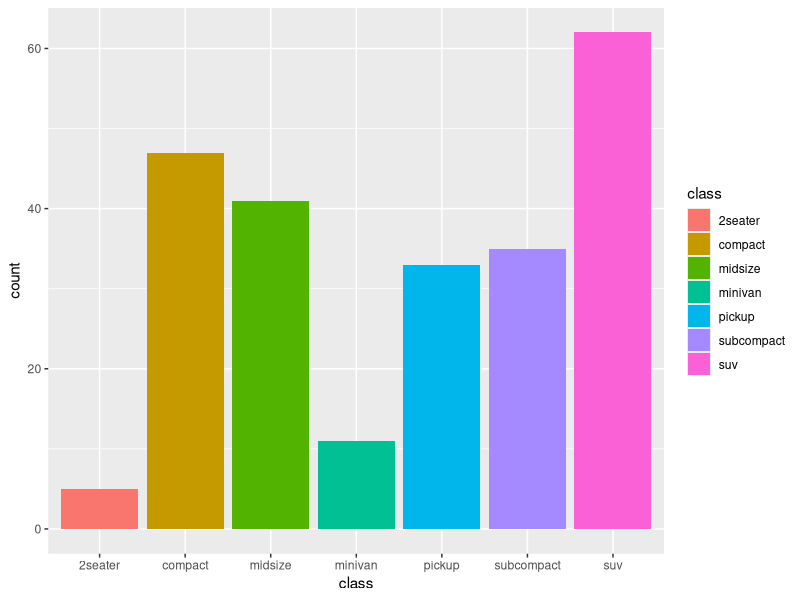
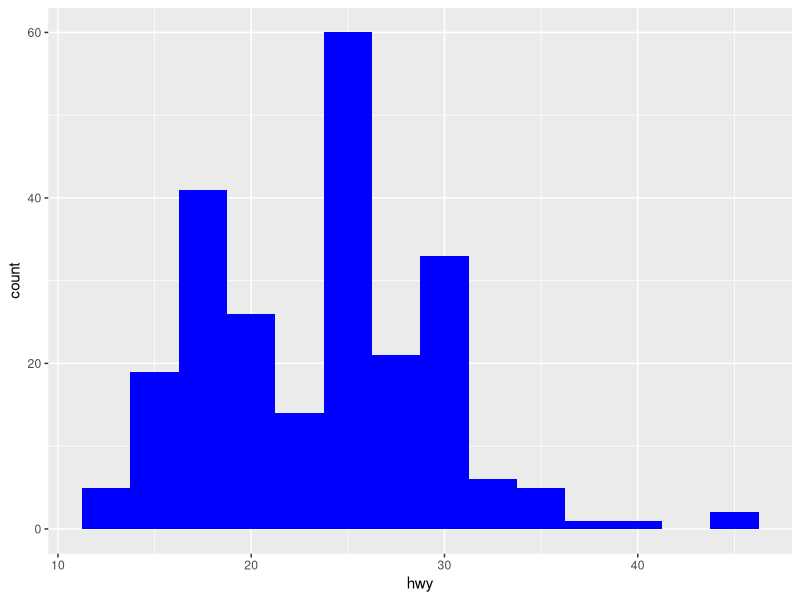
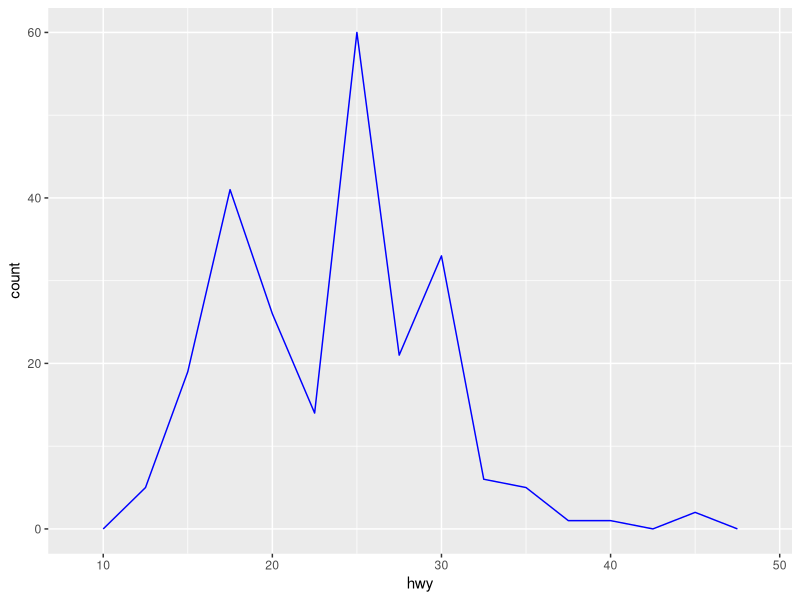
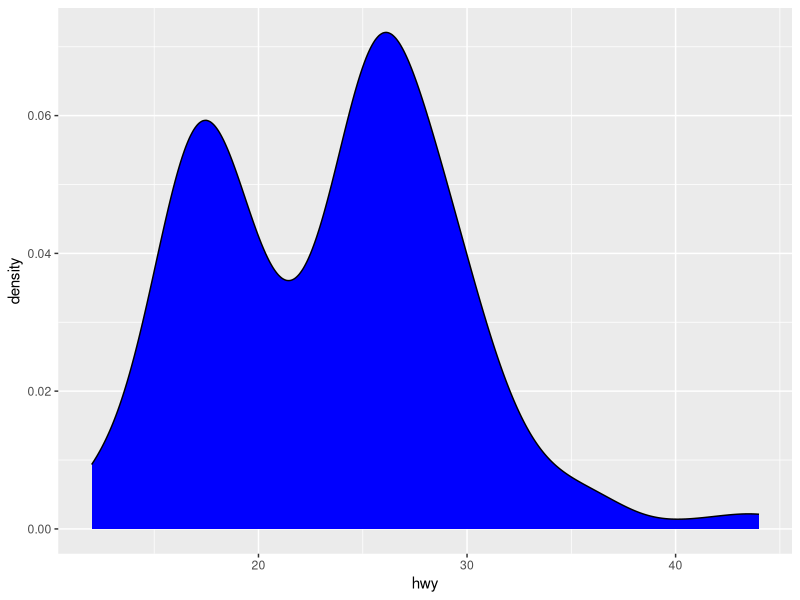
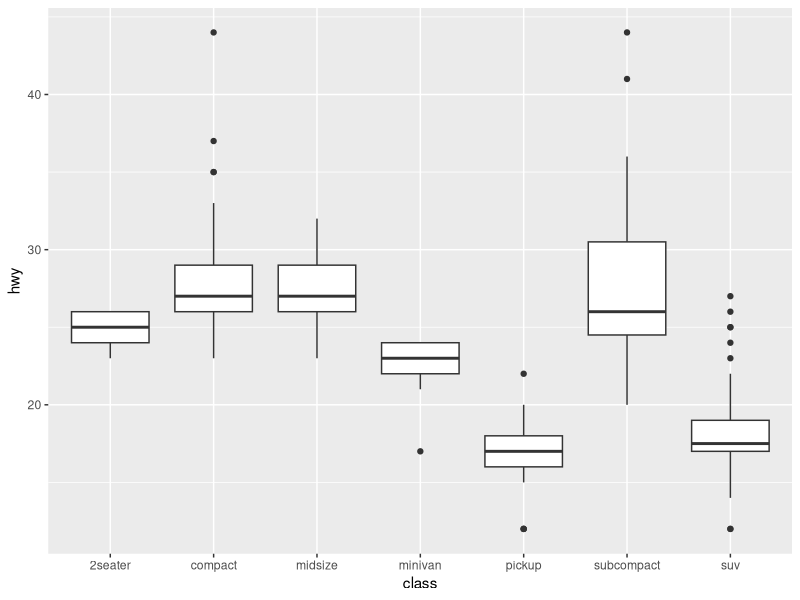
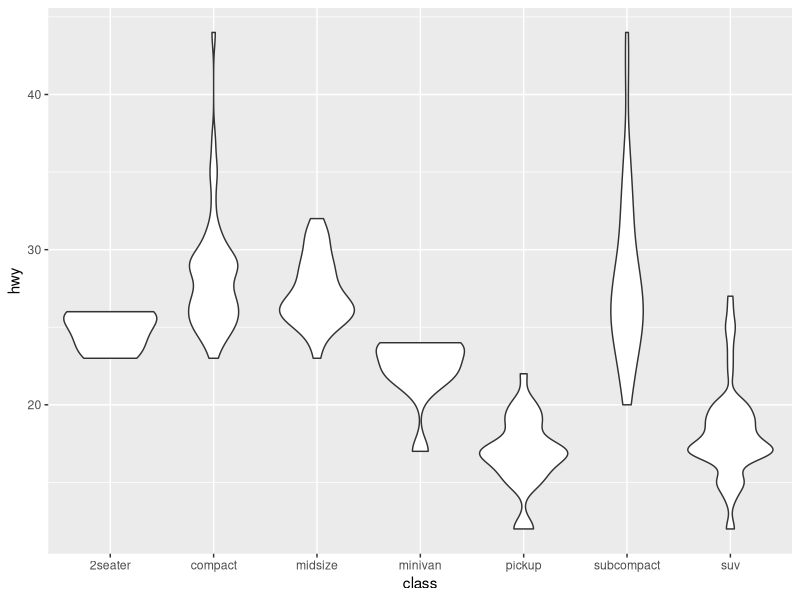
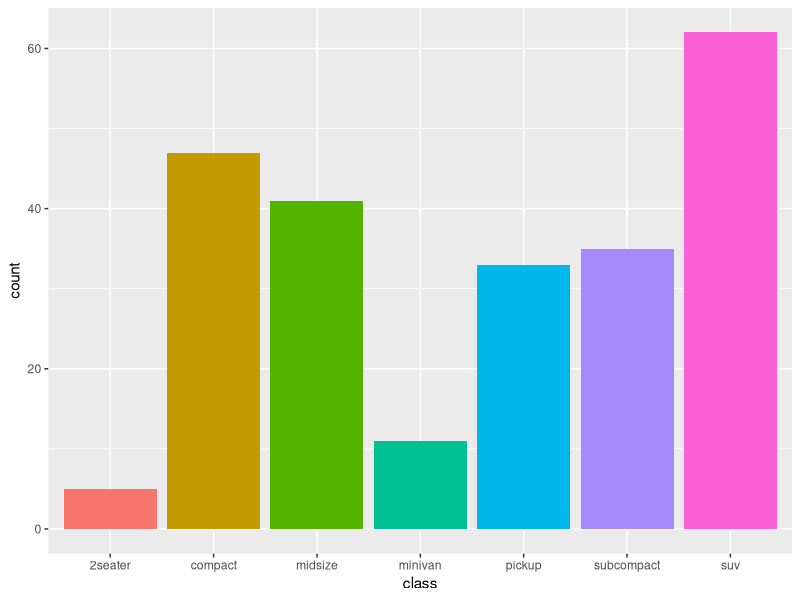
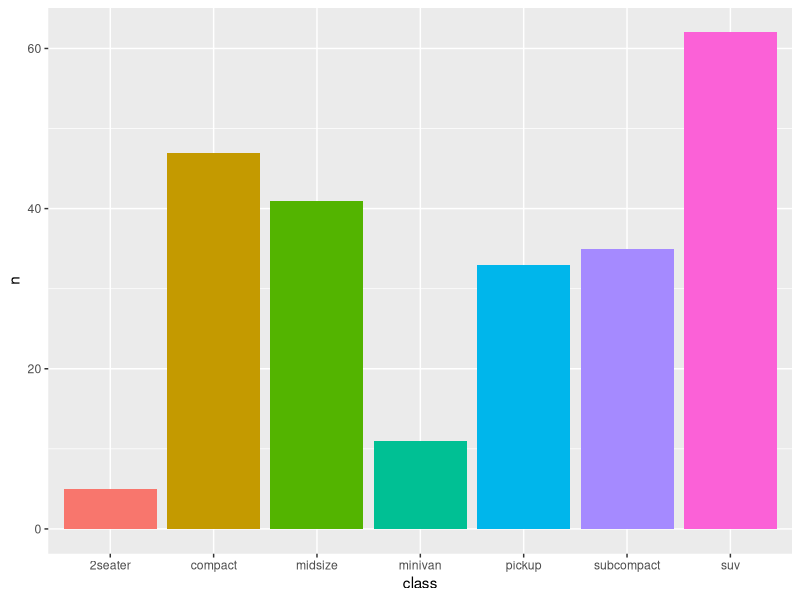

R code for these plots, in order:
## ---- chunk 1
knitr::opts_chunk$set(
	echo = TRUE,
	message = FALSE,
	warning = FALSE
)
library(tidyverse)
## ---- chunk 2
ggplot(data = mpg, mapping = aes(x = class, fill = class)) +
  geom_bar()
## ---- chunk 3
ggplot(data = mpg, mapping = aes(x = hwy)) +
  geom_histogram(fill = "blue", binwidth = 2.5)
## ---- chunk 4
ggplot(data = mpg, mapping = aes(x = hwy)) +
  geom_freqpoly(color = "blue", binwidth = 2.5)
## ---- chunk 5
ggplot(data = mpg, mapping = aes(x = hwy)) +
  geom_density(fill = "blue")
## ---- chunk 6
ggplot(data = mpg, mapping = aes(x = class, y = hwy)) +
  geom_boxplot()
## ---- chunk 7
ggplot(data = mpg, mapping = aes(x = class, y = hwy)) +
  geom_violin()
## ---- chunk 8
ggplot(data = mpg, mapping = aes(x = class, fill = class)) +
  geom_bar(show.legend = FALSE)
## ---- chunk 9
class_count <- mpg %>% 
  count(class)
print(class_count)
ggplot(data = class_count, mapping = aes(x = class, y = n, fill = class)) +
  geom_col(show.legend = FALSE)
## ---- chunk 10
ggplot(data = mpg, mapping = aes(x = displ, y = hwy)) +
  geom_point() +
  geom_smooth()
## ---- chunk 11
ggplot(data = mpg, mapping = aes(x = displ, y = hwy)) +
  geom_point() +
  geom_smooth(method = "lm")
## ---- chunk 12
ggplot(data = diamonds, mapping = aes(x = cut, color = cut)) +
  geom_bar(show.legend = FALSE, size = 3)
## ---- chunk 13
ggplot(data = diamonds, mapping = aes(x = cut, fill = cut)) +
  geom_bar(show.legend = FALSE)
## ---- chunk 14
ggplot(data = diamonds, mapping = aes(x = cut, fill = clarity)) +
  geom_bar()
## ---- chunk 15
ggplot(data = diamonds, mapping = aes(x = cut, fill = clarity)) +
  geom_bar(alpha = 1/5, position = "identity")
## ---- chunk 16
ggplot(data = diamonds, mapping = aes(x = cut, fill = clarity)) +
  geom_bar(position = "fill")
## ---- chunk 17
ggplot(data = diamonds, mapping = aes(x = cut, fill = clarity)) +
  geom_bar(position = "dodge")
## ---- chunk 18
ggplot(data = mpg, mapping = aes(x = displ, y = hwy)) +
  geom_point() 
## ---- chunk 19
ggplot(data = mpg, mapping = aes(x = displ, y = hwy)) +
  geom_point(position = "jitter")
## ---- chunk 20
ggplot(data = mpg, mapping = aes(x = class, fill = drv)) +
  geom_bar(position = "dodge") +
  coord_flip()
## ---- chunk 21
ggplot(data = mpg, mapping = aes(x = class, y = hwy)) +
  geom_violin(fill = "lightgreen") +
  geom_boxplot(fill = "lightblue", width = 0.1) +
  coord_flip()
## ---- chunk 22
nz <- map_data("nz")

new_zealand <- ggplot(data = nz, aes(x = long, y = lat, group = group)) +
  geom_polygon(fill = "white", color = "black")

new_zealand

new_zealand +
  coord_quickmap()
## ---- chunk 23
ggplot(data = diamonds, mapping = aes(x = cut, fill = clarity)) +
  geom_bar(position = "dodge") +
  coord_flip() +
  facet_grid(vars(color))
